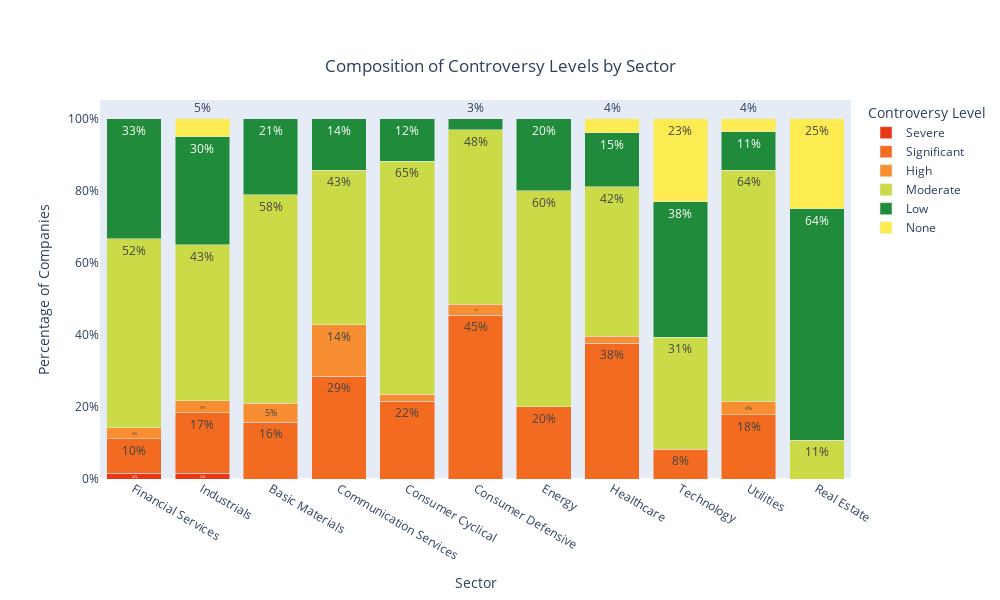
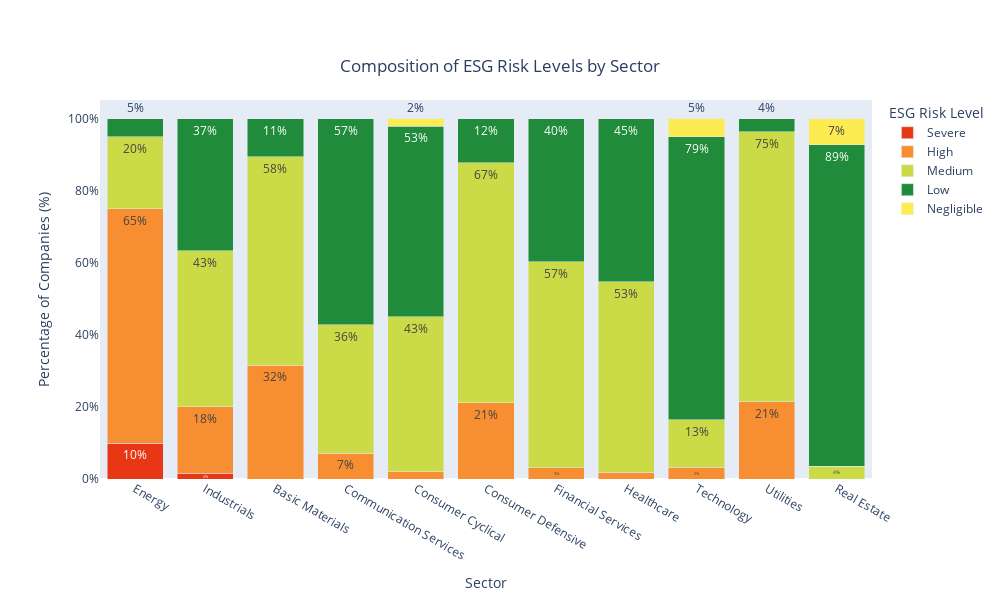

The cell these charts' notebook holds for them, in order:
### Code cell
#bar charts of risk and controvery levels
import ipywidgets as widgets
from IPython.display import display, clear_output
levels = df2_cleaned[['Controversy Level', 'ESG Risk Level', 'Sector']]

# Remove "Controversy Level=" from values in the column
levels["Controversy Level"] = levels["Controversy Level"].str.replace("Controversy Level", "", regex=False)

df_controversy_lvl = levels.groupby(["Sector", "Controversy Level"]).size().reset_index(name="Count")
df_controversy_lvl["Proportion"] = df_controversy_lvl.groupby("Sector")["Count"].transform(lambda x: x / x.sum())
df_controversy_lvl["Controversy Level"] = (df_controversy_lvl["Controversy Level"].astype("category")).str.replace("Controversy Level", "", regex=False).str.strip()

df_esg_lvl = levels.groupby(["Sector", "ESG Risk Level"]).size().reset_index(name="Count")
df_esg_lvl["Proportion"] = df_esg_lvl.groupby("Sector")["Count"].transform(lambda x: x / x.sum())
df_esg_lvl["ESG Risk Level"] = (df_esg_lvl["ESG Risk Level"].astype("category")).str.strip()


custom_colors = {
    "High": "#f78e31",
    "Medium": "#fbb040",
    "Low": "#208b3a",
    "Moderate": "#cbdb47",
    "Medium" :"#cbdb47",
    "Severe": "#e83715",
    "Significant":"#f26b21",
    "None": "#fcec52",
    "Negligible": "#fcec52"
}

def plot_controversy_level():
    fig1 = px.bar(
        df_controversy_lvl, 
        x="Sector", 
        y="Proportion",  # Use proportion instead of count
        color="Controversy Level", 
        title="Composition of Controversy Levels by Sector",
        barmode="stack",
        text=df_controversy_lvl["Proportion"].apply(lambda x: f"{x:.0%}"),
        color_discrete_map=custom_colors,
        category_orders={"Controversy Level": ["Severe", "Significant", "High", "Moderate", "Low", "None"]}
    )

    fig1.update_layout(
        width=1000,  
        height=600, 
        title_x=0.5, 
        title_y=0.9,
        margin=dict(l=100, r=100, t=100, b=100),  
        legend_title_text="Controversy Level"  
    )

    # Format y-axis as percentage
    fig1.update_yaxes(showgrid = False, tickformat=".0%", title="Percentage of Companies")

    fig1.show()

def plot_esg_level():
    fig2 = px.bar(
        df_esg_lvl, 
        x="Sector", 
        y="Proportion",  # Use proportion instead of count
        color="ESG Risk Level", 
        title="Composition of ESG Risk Levels by Sector",
        barmode="stack",
        text=df_esg_lvl["Proportion"].apply(lambda x: f"{x:.0%}"),
        color_discrete_map=custom_colors,
        category_orders={"ESG Risk Level": ["Severe", "High", "Medium", "Low", "Negligible"]}
    )

    fig2.update_layout(
        width=1000,  
        height=600, 
        title_x=0.5, 
        title_y=0.9,
        margin=dict(l=100, r=100, t=100, b=100),  
        legend_title_text="ESG Risk Level"  
    )

    # Format y-axis as percentage
    fig2.update_yaxes(showgrid = False, tickformat=".0%", title="Percentage of Companies (%)")

    fig2.show()


plot_controversy_level()
plot_esg_level()

### Figure 1 — Plotly figure (JSON) as saved in the notebook; plotly's stock layout.template omitted (floating-point values rounded to 4 significant figures)
{"data": [{"hovertemplate": "Controversy Level=Severe<br>Sector=%{x}<br>Proportion=%{y}<br>text=%{text}<extra></extra>", "legendgroup": "Severe", "marker": {"color": "#e83715", "pattern": {"shape": ""}}, "name": "Severe", "orientation": "v", "showlegend": true, "text": ["2%", "2%"], "textposition": "auto", "type": "bar", "x": ["Financial Services", "Industrials"], "xaxis": "x", "y": [0.01587, 0.01667], "yaxis": "y"}, {"hovertemplate": "Controversy Level=Significant<br>Sector=%{x}<br>Proportion=%{y}<br>text=%{text}<extra></extra>", "legendgroup": "Significant", "marker": {"color": "#f26b21", "pattern": {"shape": ""}}, "name": "Significant", "orientation": "v", "showlegend": true, "text": ["16%", "29%", "22%", "45%", "20%", "10%", "38%", "17%", "8%", "18%"], "textposition": "auto", "type": "bar", "x": ["Basic Materials", "Communication Services", "Consumer Cyclical", "Consumer Defensive", "Energy", "Financial Services", "Healthcare", "Industrials", "Technology", "Utilities"], "xaxis": "x", "y": [0.1579, 0.2857, 0.2157, 0.4545, 0.2, 0.09524, 0.3774, 0.1667, 0.08197, 0.1786], "yaxis": "y"}, {"hovertemplate": "Controversy Level=High<br>Sector=%{x}<br>Proportion=%{y}<br>text=%{text}<extra></extra>", "legendgroup": "High", "marker": {"color": "#f78e31", "pattern": {"shape": ""}}, "name": "High", "orientation": "v", "showlegend": true, "text": ["5%", "14%", "2%", "3%", "3%", "2%", "3%", "4%"], "textposition": "auto", "type": "bar", "x": ["Basic Materials", "Communication Services", "Consumer Cyclical", "Consumer Defensive", "Financial Services", "Healthcare", "Industrials", "Utilities"], "xaxis": "x", "y": [0.05263, 0.1429, 0.01961, 0.0303, 0.03175, 0.01887, 0.03333, 0.03571], "yaxis": "y"}, {"hovertemplate": "Controversy Level=Moderate<br>Sector=%{x}<br>Proportion=%{y}<br>text=%{text}<extra></extra>", "legendgroup": "Moderate", "marker": {"color": "#cbdb47", "pattern": {"shape": ""}}, "name": "Moderate", "orientation": "v", "showlegend": true, "text": ["58%", "43%", "65%", "48%", "60%", "52%", "42%", "43%", "11%", "31%", "64%"], "textposition": "auto", "type": "bar", "x": ["Basic Materials", "Communication Services", "Consumer Cyclical", "Consumer Defensive", "Energy", "Financial Services", "Healthcare", "Industrials", "Real Estate", "Technology", "Utilities"], "xaxis": "x", "y": [0.5789, 0.4286, 0.6471, 0.4848, 0.6, 0.5238, 0.4151, 0.4333, 0.1071, 0.3115, 0.6429], "yaxis": "y"}, {"hovertemplate": "Controversy Level=Low<br>Sector=%{x}<br>Proportion=%{y}<br>text=%{text}<extra></extra>", "legendgroup": "Low", "marker": {"color": "#208b3a", "pattern": {"shape": ""}}, "name": "Low", "orientation": "v", "showlegend": true, "text": ["21%", "14%", "12%", "3%", "20%", "33%", "15%", "30%", "64%", "38%", "11%"], "textposition": "auto", "type": "bar", "x": ["Basic Materials", "Communication Services", "Consumer Cyclical", "Consumer Defensive", "Energy", "Financial Services", "Healthcare", "Industrials", "Real Estate", "Technology", "Utilities"], "xaxis": "x", "y": [0.2105, 0.1429, 0.1176, 0.0303, 0.2, 0.3333, 0.1509, 0.3, 0.6429, 0.377, 0.1071], "yaxis": "y"}, {"hovertemplate": "Controversy Level=None<br>Sector=%{x}<br>Proportion=%{y}<br>text=%{text}<extra></extra>", "legendgroup": "None", "marker": {"color": "#fcec52", "pattern": {"shape": ""}}, "name": "None", "orientation": "v", "showlegend": true, "text": ["4%", "5%", "25%", "23%", "4%"], "textposition": "auto", "type": "bar", "x": ["Healthcare", "Industrials", "Real Estate", "Technology", "Utilities"], "xaxis": "x", "y": [0.03774, 0.05, 0.25, 0.2295, 0.03571], "yaxis": "y"}], "layout": {"barmode": "stack", "height": 600, "legend": {"title": {"text": "Controversy Level"}, "tracegroupgap": 0}, "margin": {"b": 100, "l": 100, "r": 100, "t": 100}, "title": {"text": "Composition of Controversy Levels by Sector", "x": 0.5, "y": 0.9}, "width": 1000, "xaxis": {"anchor": "y", "domain": [0, 1], "title": {"text": "Sector"}}, "yaxis": {"anchor": "x", "domain": [0, 1], "showgrid": false, "tickformat": ".0%", "title": {"text": "Percentage of Companies"}}}}

### Figure 2 — Plotly figure (JSON) as saved in the notebook; plotly's stock layout.template omitted (floating-point values rounded to 4 significant figures)
{"data": [{"hovertemplate": "ESG Risk Level=Severe<br>Sector=%{x}<br>Proportion=%{y}<br>text=%{text}<extra></extra>", "legendgroup": "Severe", "marker": {"color": "#e83715", "pattern": {"shape": ""}}, "name": "Severe", "orientation": "v", "showlegend": true, "text": ["10%", "2%"], "textposition": "auto", "type": "bar", "x": ["Energy", "Industrials"], "xaxis": "x", "y": [0.1, 0.01667], "yaxis": "y"}, {"hovertemplate": "ESG Risk Level=High<br>Sector=%{x}<br>Proportion=%{y}<br>text=%{text}<extra></extra>", "legendgroup": "High", "marker": {"color": "#f78e31", "pattern": {"shape": ""}}, "name": "High", "orientation": "v", "showlegend": true, "text": ["32%", "7%", "2%", "21%", "65%", "3%", "2%", "18%", "3%", "21%"], "textposition": "auto", "type": "bar", "x": ["Basic Materials", "Communication Services", "Consumer Cyclical", "Consumer Defensive", "Energy", "Financial Services", "Healthcare", "Industrials", "Technology", "Utilities"], "xaxis": "x", "y": [0.3158, 0.07143, 0.01961, 0.2121, 0.65, 0.03175, 0.01887, 0.1833, 0.03279, 0.2143], "yaxis": "y"}, {"hovertemplate": "ESG Risk Level=Medium<br>Sector=%{x}<br>Proportion=%{y}<br>text=%{text}<extra></extra>", "legendgroup": "Medium", "marker": {"color": "#cbdb47", "pattern": {"shape": ""}}, "name": "Medium", "orientation": "v", "showlegend": true, "text": ["58%", "36%", "43%", "67%", "20%", "57%", "53%", "43%", "4%", "13%", "75%"], "textposition": "auto", "type": "bar", "x": ["Basic Materials", "Communication Services", "Consumer Cyclical", "Consumer Defensive", "Energy", "Financial Services", "Healthcare", "Industrials", "Real Estate", "Technology", "Utilities"], "xaxis": "x", "y": [0.5789, 0.3571, 0.4314, 0.6667, 0.2, 0.5714, 0.5283, 0.4333, 0.03571, 0.1311, 0.75], "yaxis": "y"}, {"hovertemplate": "ESG Risk Level=Low<br>Sector=%{x}<br>Proportion=%{y}<br>text=%{text}<extra></extra>", "legendgroup": "Low", "marker": {"color": "#208b3a", "pattern": {"shape": ""}}, "name": "Low", "orientation": "v", "showlegend": true, "text": ["11%", "57%", "53%", "12%", "5%", "40%", "45%", "37%", "89%", "79%", "4%"], "textposition": "auto", "type": "bar", "x": ["Basic Materials", "Communication Services", "Consumer Cyclical", "Consumer Defensive", "Energy", "Financial Services", "Healthcare", "Industrials", "Real Estate", "Technology", "Utilities"], "xaxis": "x", "y": [0.1053, 0.5714, 0.5294, 0.1212, 0.05, 0.3968, 0.4528, 0.3667, 0.8929, 0.7869, 0.03571], "yaxis": "y"}, {"hovertemplate": "ESG Risk Level=Negligible<br>Sector=%{x}<br>Proportion=%{y}<br>text=%{text}<extra></extra>", "legendgroup": "Negligible", "marker": {"color": "#fcec52", "pattern": {"shape": ""}}, "name": "Negligible", "orientation": "v", "showlegend": true, "text": ["2%", "7%", "5%"], "textposition": "auto", "type": "bar", "x": ["Consumer Cyclical", "Real Estate", "Technology"], "xaxis": "x", "y": [0.01961, 0.07143, 0.04918], "yaxis": "y"}], "layout": {"barmode": "stack", "height": 600, "legend": {"title": {"text": "ESG Risk Level"}, "tracegroupgap": 0}, "margin": {"b": 100, "l": 100, "r": 100, "t": 100}, "title": {"text": "Composition of ESG Risk Levels by Sector", "x": 0.5, "y": 0.9}, "width": 1000, "xaxis": {"anchor": "y", "domain": [0, 1], "title": {"text": "Sector"}}, "yaxis": {"anchor": "x", "domain": [0, 1], "showgrid": false, "tickformat": ".0%", "title": {"text": "Percentage of Companies (%)"}}}}
